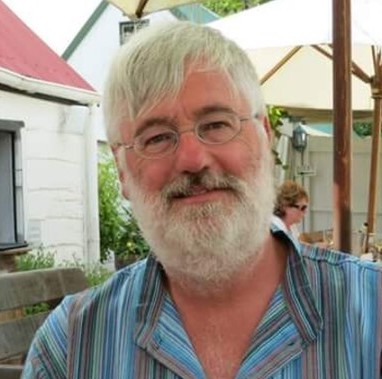
#> input picture subgroups/images/David.jpg, 382 x 379 px
$ python circularcrop.py images/David.jpg
#> lines starting #> are read from the running program, lines starting #| are printed output that depends on the picture; after the words box and inside, x2 and y2 are one past the last pixel; in counts of white or black regions, pixels touching at a corner belong together
import sys
import numpy as np
from PIL import Image, ImageDraw

img=Image.open(sys.argv[1])
#> img is the input picture: PIL image 382x379 RGB; mean R, G, B 152.8, 144, 132.6
img.show()

h,w = img.size
#> h = 382; w = 379

# creating luminous image
lum_img = Image.new('L',[h,w] ,0)
#> lum_img: PIL image 382x379 L; every value is 0
draw = ImageDraw.Draw(lum_img)
draw.pieslice([(0,0),(h,w)],0,360,fill=255)
img_arr = np.array(img)
lum_img_arr = np.array(lum_img)
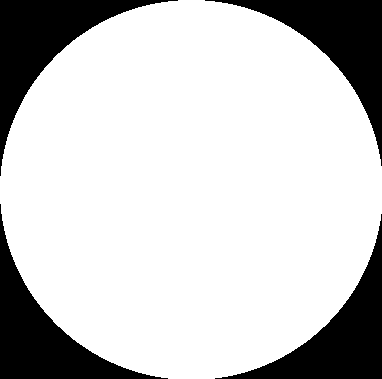
#> lum_img_arr: shape (379, 382); 78.9% white; 4 black regions, box (x1, y1, x2, y2) and area: (0, 0, 178, 176) 7823, (205, 0, 382, 166) 7647, (0, 204, 168, 379) 7645, (215, 214, 382, 379) 7470


final_img_arr = np.dstack((img_arr, lum_img_arr))
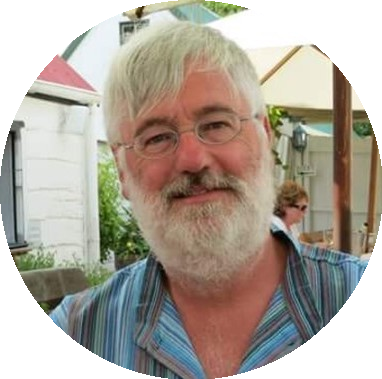
#> final_img_arr: shape (379, 382, 4); mean R, G, B, A 152.8, 144, 132.6, 201.1; transparent parts drawn white
final = Image.fromarray(final_img_arr)
final.save('.'.join(sys.argv[1].split(".")[:-1]) + "_circularcropped.png","PNG")

$ run again, on subgroups/images/igor.jpeg
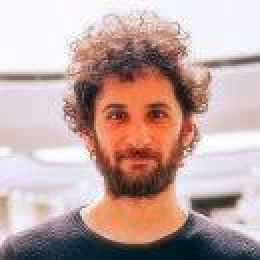
#> input picture subgroups/images/igor.jpeg, 130 x 130 px (shown 2 times larger)
#> img is the input picture: PIL image 130x130 RGB; mean R, G, B 192.4, 165.9, 162.6
#> lum_img: PIL image 130x130 L; every value is 0
#> `lum_img_arr = np.array(lum_img)`:
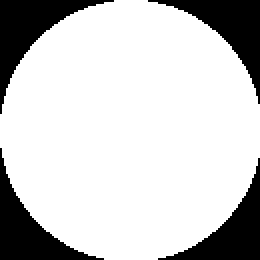
#> lum_img_arr: shape (130, 130) (shown 2 times larger); 79.5% white; 4 black regions, box (x1, y1, x2, y2) and area: (0, 0, 57, 57) 923, (74, 0, 130, 52) 866, (0, 74, 52, 130) 866, (79, 79, 130, 130) 810
#> `final_img_arr = np.dstack((img_arr, lum_img_arr))`:
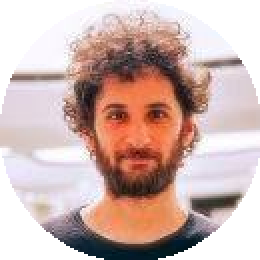
#> final_img_arr: shape (130, 130, 4) (shown 2 times larger); mean R, G, B, A 192.4, 165.9, 162.6, 202.7; transparent parts drawn white
